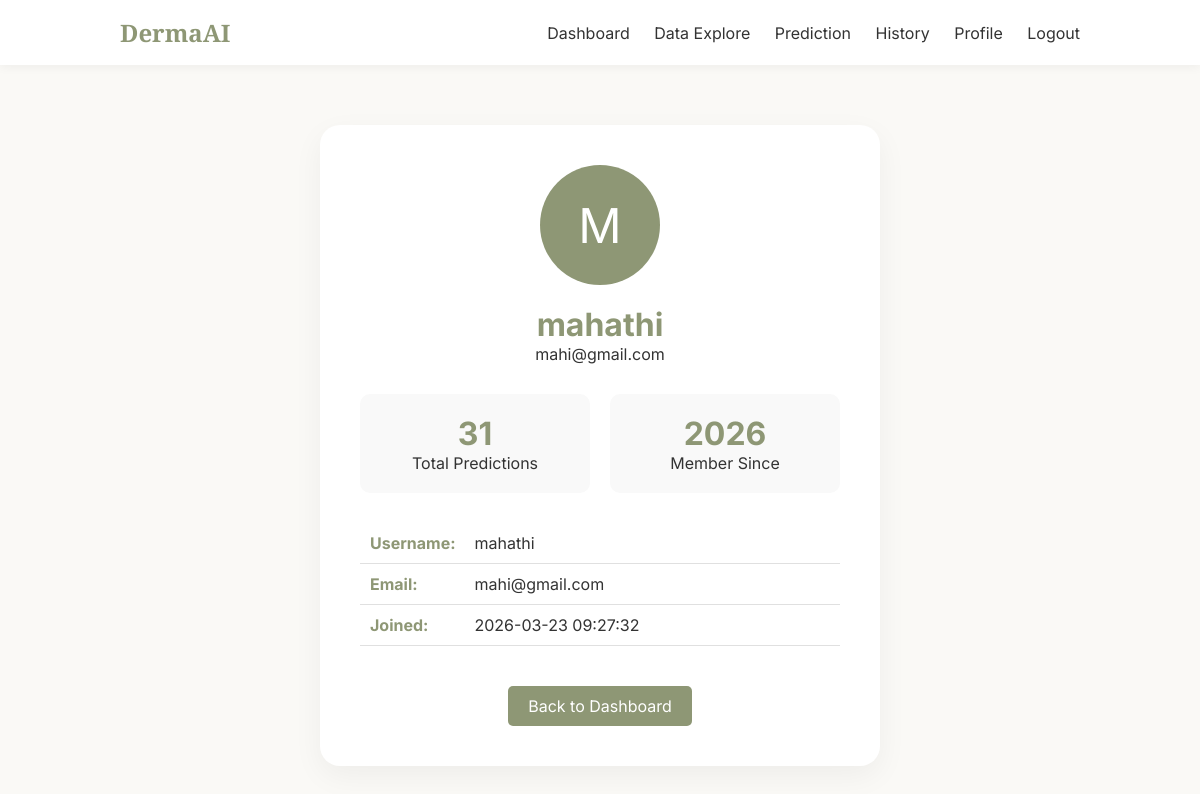
Screenshot of /profile (signed in) with the database file from the repository.
### tables this page shows
CREATE TABLE users (
            id INTEGER PRIMARY KEY AUTOINCREMENT,
            username TEXT UNIQUE NOT NULL,
            email TEXT UNIQUE NOT NULL,
            password TEXT NOT NULL,
            created_at TIMESTAMP DEFAULT CURRENT_TIMESTAMP
        );

### app.py (the view)
@app.route('/profile')
@login_required
def profile():
    conn = get_db_connection()
    user = conn.execute(
        'SELECT * FROM users WHERE id = ?', (session['user_id'],)
    ).fetchone()
    pred_count = conn.execute(
        'SELECT COUNT(*) as count FROM predictions WHERE user_id = ?',
        (session['user_id'],)
    ).fetchone()
    conn.close()
    return render_template('profile.html', user=user, pred_count=pred_count['count'])

### app.py (called while the page is built)
def get_db_connection():
    conn = sqlite3.connect('database.db')
    conn.row_factory = sqlite3.Row
    return conn

def login_required(f):
    @wraps(f)
    def decorated_function(*args, **kwargs):
        if 'user_id' not in session:
            flash('Please login to access this page.', 'warning')
            return redirect(url_for('login'))
        return f(*args, **kwargs)
    return decorated_function

### templates/profile.html (shortened to what this page needs)
<!DOCTYPE html>
<html lang="en">
<head>
</head>
<body>
    <nav>
        <div class="logo">DermaAI</div>
        <div class="nav-links">
            <a href="/dashboard">Dashboard</a>
            <a href="/data-explore">Data Explore</a>
            <a href="/prediction">Prediction</a>
            <a href="/history">History</a>
            <a href="/profile">Profile</a>
            <a href="/logout">Logout</a>
        </div>
    </nav>
    <div class="container">
        <div class="profile-card">
            <div class="avatar">
                {{ user.username[0].upper() }}
            </div>
            <h1 style="color: var(--primary);">{{ user.username }}</h1>
            <p>{{ user.email }}</p>
            <div class="stats">
                <div class="stat-card">
                    <div class="stat-number">{{ pred_count }}</div>
                    <div>Total Predictions</div>
                </div>
                <div class="stat-card">
                    <div class="stat-number">{{ user.created_at.split('-')[0] }}</div>
                    <div>Member Since</div>
                </div>
            </div>
            <div class="info">
                <div class="info-item">
                    <span class="info-label">Username:</span>
                    <span>{{ user.username }}</span>
                </div>
                <div class="info-item">
                    <span class="info-label">Email:</span>
                    <span>{{ user.email }}</span>
                </div>
                <div class="info-item">
                    <span class="info-label">Joined:</span>
                    <span>{{ user.created_at }}</span>
                </div>
            </div>
            <a href="/dashboard" class="btn" style="display: inline-block; margin-top: 20px;">Back to Dashboard</a>
        </div>
    </div>
</body>
</html>

### templates/profile.html (style rules this page uses)
:root { --primary: #8E9775; --accent: #E28E8E; --bg: #FAF9F6; --text: #333; }
* { margin: 0; padding: 0; box-sizing: border-box; }
body { font-family: 'Inter', sans-serif; background-color: var(--bg); color: var(--text); }
nav { background: white; padding: 1rem 10%; display: flex; justify-content: space-between; align-items: center; box-shadow: 0 2px 10px rgba(0,0,0,0.05); }
.logo { font-family: 'Playfair Display', serif; font-size: 1.5rem; color: var(--primary); font-weight: bold; }
.nav-links a { margin-left: 20px; text-decoration: none; color: var(--text); transition: color 0.3s; }
.container { padding: 60px 10%; max-width: 800px; margin: 0 auto; }
.profile-card { background: white; padding: 40px; border-radius: 20px; box-shadow: 0 10px 30px rgba(0,0,0,0.05); text-align: center; }
.avatar { width: 120px; height: 120px; background: var(--primary); border-radius: 50%; display: flex; align-items: center; justify-content: center; margin: 0 auto 20px; font-size: 3rem; color: white; }
.info { margin: 20px 0; text-align: left; }
.info-item { padding: 10px; border-bottom: 1px solid #e0e0e0; }
.info-label { font-weight: bold; color: var(--primary); display: inline-block; width: 100px; }
.stats { display: grid; grid-template-columns: repeat(auto-fit, minmax(150px, 1fr)); gap: 20px; margin: 30px 0; }
.stat-card { background: #f9f9f9; padding: 20px; border-radius: 10px; text-align: center; }
.stat-number { font-size: 2rem; font-weight: bold; color: var(--primary); }
.btn { background-color: var(--primary); color: white; padding: 10px 20px; text-decoration: none; border-radius: 5px; transition: background-color 0.3s; }

### rows the page displays
users: username "M", username "mahathi", email "mahi@gmail.com", created_at "2026", created_at "2026-03-23 09:27:32"

### other values shown
{{ pred_count }} "31"
